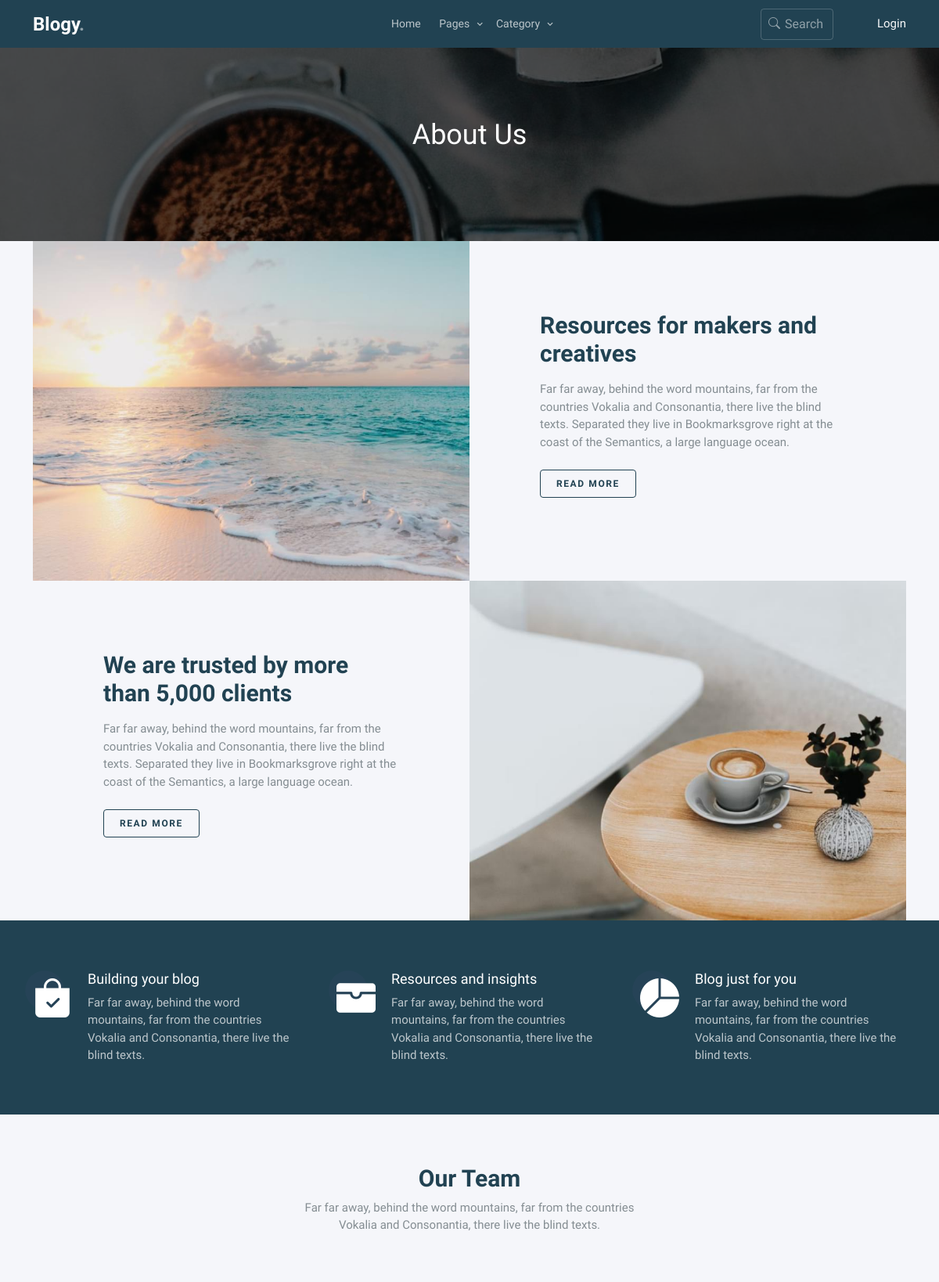
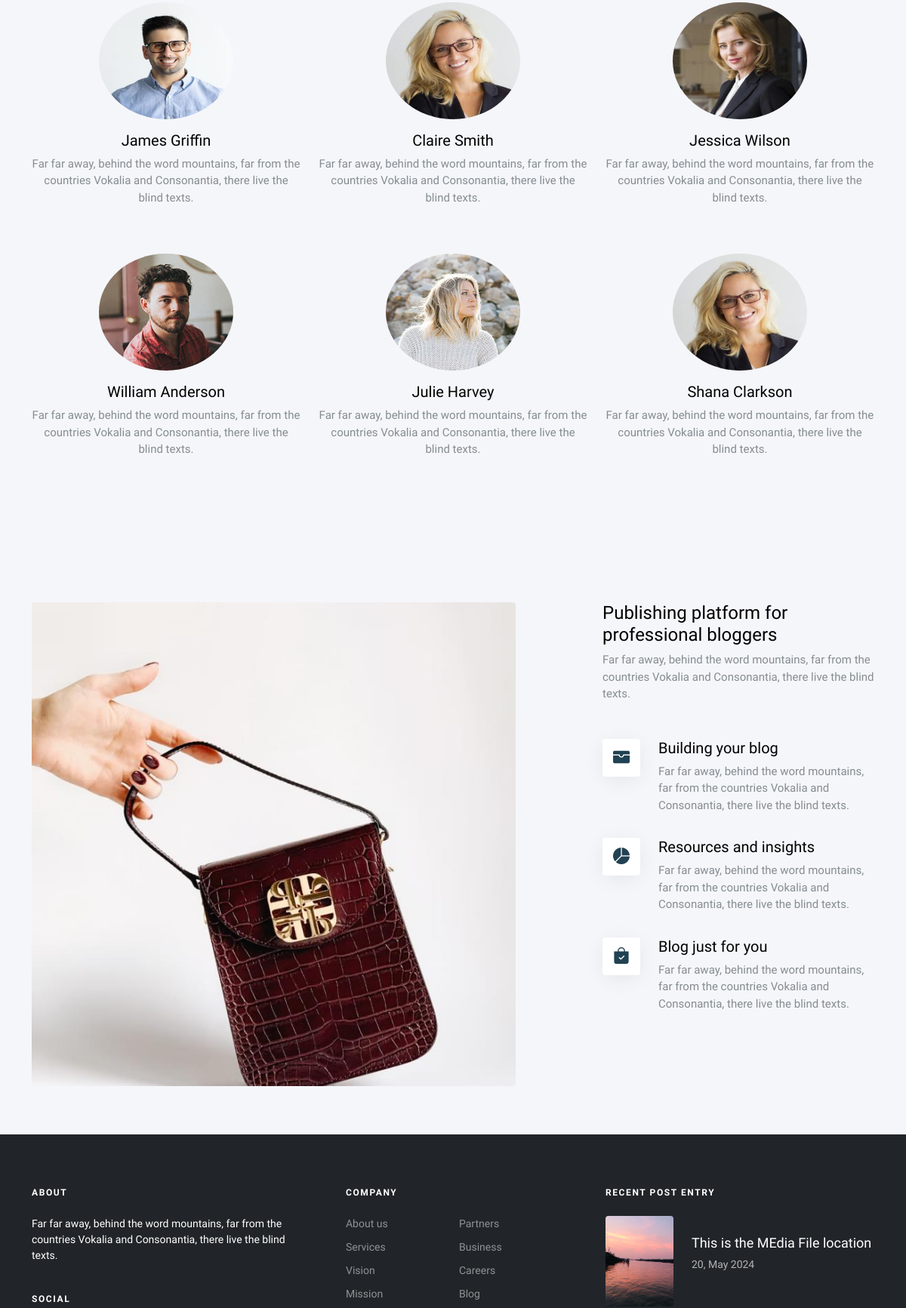
Page /about-us (upper part) on the committed database (2 pictures, top to bottom).
### app/models.py (models this page shows, shortened)
class post(models.Model):
    STATUS = (
        ('0','Draft'),
        ('1','Publish'),
    )
    title = models.CharField(max_length=2000)
    author = models.ForeignKey(CustomUser,on_delete=models.SET_NULL, null=True)
    category = models.ForeignKey(Category, on_delete=models.SET_NULL, null=True)
    cover = models.ImageField(upload_to='post_covers/',blank=True, null=True, default='post_covers/default.png')
    tags = models.ManyToManyField(Tag)
    status = models.CharField(choices=STATUS,max_length=100)
    details = RichTextField(null=True, blank=True)
    visits = models.IntegerField(default=0)  # Track the number of visits
    updated = models.DateTimeField(auto_now=True)
    created = models.DateTimeField(auto_now_add=True)
    class Meta:
        ordering = ['-created', '-updated']

### app/views.py (the view)
# urls.py: path('about-us',aboutUs,name="about-us"),
def aboutUs(request):
    posts = post.objects.filter(status='1')
    context = {
        'posts':posts,
    }
    return render(request,'about.html',context)

### app/templates/about.html (shortened to what this page needs)
{% load static %}
<!doctype html>
<html lang="en">
	<head>
		<link rel="stylesheet" href="{% static "fonts/icomoon/style.css" %}">
		<link rel="stylesheet" href="{% static "fonts/flaticon/font/flaticon.css" %}">
		<link rel="stylesheet" href="https://cdn.jsdelivr.net/npm/bootstrap-icons@1.8.1/font/bootstrap-icons.css">
		<link rel="stylesheet" href="https://cdn.jsdelivr.net/npm/bootstrap-icons@1.11.3/font/bootstrap-icons.min.css">
		<link rel="stylesheet" href="{% static "css/tiny-slider.css" %}">
		<link rel="stylesheet" href="{% static "css/aos.css" %}">
		<link rel="stylesheet" href="{% static "css/glightbox.min.css" %}">
		<link rel="stylesheet" href="{% static "css/style.css" %}">
		<link rel="stylesheet" href="{% static "css/flatpickr.min.css" %}">
	</head>
<body>
	{% include "nav.html" %}
	<div class="site-cover site-cover-sm same-height overlay single-page" style="background-image: url('{% static "images/hero_5.jpg" %}');">
		<div class="container">
			<div class="row same-height justify-content-center">
				<div class="col-md-6">
					<div class="post-entry text-center">
						<h1 class="mb-4">About Us</h1>
					</div>
				</div>
			</div>
		</div>
	</div>
	<div class="section sec-halfs py-0">
		<div class="container">
			<div class="half-content d-lg-flex align-items-stretch">
				<div class="img" style="background-image: url('{% static "images/hero_1.jpg" %}')" data-aos="fade-in" data-aos-delay="100">
				</div>
				<div class="text">
					<h2 class="heading text-primary mb-3">Resources for makers and creatives</h2>
					<p class="mb-4">Far far away, behind the word mountains, far from the countries Vokalia and Consonantia, there live the blind texts. Separated they live in Bookmarksgrove right at the coast of the Semantics, a large language ocean.</p>
					<p><a href="#" class="btn btn-outline-primary py-2">Read more</a></p>
				</div>
			</div>
			<div class="half-content d-lg-flex align-items-stretch">
				<div class="img order-md-2" style="background-image: url('{% static "images/hero_2.jpg" %}')" data-aos="fade-in">
				</div>
				<div class="text">
					<h2 class="heading text-primary mb-3">We are trusted by more than 5,000 clients</h2>
					<p class="mb-4">Far far away, behind the word mountains, far from the countries Vokalia and Consonantia, there live the blind texts. Separated they live in Bookmarksgrove right at the coast of the Semantics, a large language ocean.</p>
					<p><a href="#" class="btn btn-outline-primary py-2">Read more</a></p>
				</div>
			</div>
		</div>
	</div>
	<div class="section sec-features">
		<div class="container">
			<div class="row g-5">
				<div class="col-12 col-sm-6 col-md-6 col-lg-4" data-aos="fade-up" data-aos-delay="0">
					<div class="feature d-flex">
						<span class="bi-bag-check-fill"></span>
						<div>
							<h3>Building your blog</h3>
							<p>Far far away, behind the word mountains, far from the countries Vokalia and Consonantia, there live the blind texts. </p>
						</div>
					</div>
				</div>
				<div class="col-12 col-sm-6 col-md-6 col-lg-4" data-aos="fade-up" data-aos-delay="100">
					<div class="feature d-flex">
						<span class="bi-wallet-fill"></span>
						<div>
							<h3>Resources and insights</h3>
							<p>Far far away, behind the word mountains, far from the countries Vokalia and Consonantia, there live the blind texts. </p>
						</div>
					</div>
				</div>
				<div class="col-12 col-sm-6 col-md-6 col-lg-4" data-aos="fade-up" data-aos-delay="200">
					<div class="feature d-flex">
						<span class="bi-pie-chart-fill"></span>
						<div>
							<h3>Blog just for you</h3>
							<p>Far far away, behind the word mountains, far from the countries Vokalia and Consonantia, there live the blind texts. </p>
						</div>
					</div>
				</div>
			</div>
		</div>
	</div>
	<div class="section">
		<div class="container">
			<div class="row mb-5">
				<div class="col-lg-5 mx-auto text-center" data-aos="fade-up">
					<h2 class="heading text-primary">Our Team</h2>
					<p>Far far away, behind the word mountains, far from the countries Vokalia and Consonantia, there live the blind texts. </p>
				</div>
			</div>
			<div class="row">
				<div class="col-lg-4 mb-4 text-center" data-aos="fade-up" data-aos-delay="0">
					<img src="{% static "images/person_1.jpg" %}" alt="Image" class="img-fluid w-50 h-50 rounded-circle mb-3">
					<h5 class="text-black">James Griffin</h5>
					<p>Far far away, behind the word mountains, far from the countries Vokalia and Consonantia, there live the blind texts. </p>
				</div>
				<div class="col-lg-4 mb-4 text-center" data-aos="fade-up" data-aos-delay="100">
					<img src="{% static "images/person_2.jpg" %}" alt="Image" class="img-fluid w-50 h-50 rounded-circle mb-3">
					<h5 class="text-black">Claire Smith</h5>
					<p>Far far away, behind the word mountains, far from the countries Vokalia and Consonantia, there live the blind texts. </p>
				</div>
				<div class="col-lg-4 mb-4 text-center" data-aos="fade-up" data-aos-delay="200">
					<img src="{% static "images/person_3.jpg" %}" alt="Image" class="img-fluid w-50 h-50 rounded-circle mb-3">
					<h5 class="text-black">Jessica Wilson</h5>
					<p>Far far away, behind the word mountains, far from the countries Vokalia and Consonantia, there live the blind texts. </p>
				</div>
				<div class="col-lg-4 mb-4 text-center" data-aos="fade-up" data-aos-delay="0">
					<img src="{% static "images/person_4.jpg" %}" alt="Image" class="img-fluid w-50 h-50 rounded-circle mb-3">
					<h5 class="text-black">William Anderson</h5>
					<p>Far far away, behind the word mountains, far from the countries Vokalia and Consonantia, there live the blind texts. </p>
				</div>
				<div class="col-lg-4 mb-4 text-center" data-aos="fade-up" data-aos-delay="100">
					<img src="{% static "images/person_5.jpg" %}" alt="Image" class="img-fluid w-50 h-50 rounded-circle mb-3">
					<h5 class="text-black">Julie Harvey</h5>
					<p>Far far away, behind the word mountains, far from the countries Vokalia and Consonantia, there live the blind texts. </p>
				</div>
				<div class="col-lg-4 mb-4 text-center" data-aos="fade-up" data-aos-delay="200">
					<img src="{% static "images/person_2.jpg" %}" alt="Image" class="img-fluid w-50 h-50 rounded-circle mb-3">
					<h5 class="text-black">Shana Clarkson</h5>
					<p>Far far away, behind the word mountains, far from the countries Vokalia and Consonantia, there live the blind texts. </p>
				</div>
			</div>
		</div>
	</div>
	<div class="section">
		<div class="container">
			<div class="row justify-content-between">
				<div class="col-lg-7 mb-4 mb-lg-0">
					<img src="{% static "images/img_7_sq.jpg" %}" alt="Image" class="img-fluid rounded
					">
				</div>
				<div class="col-lg-4 ps-lg-2">
					<div class="mb-5">
						<h2 class="text-black h4">Publishing platform for professional bloggers</h2>
						<p>Far far away, behind the word mountains, far from the countries Vokalia and Consonantia, there live the blind texts.</p>
					</div>
					<div class="d-flex mb-3 service-alt">
						<div>
							<span class="bi-wallet-fill me-4"></span>
						</div>
						<div>
							<h3>Building your blog</h3>
							<p>Far far away, behind the word mountains, far from the countries Vokalia and Consonantia, there live the blind texts.</p>
						</div>
					</div>
					<div class="d-flex mb-3 service-alt">
						<div>
							<span class="bi-pie-chart-fill me-4"></span>
						</div>
						<div>
							<h3>Resources and insights</h3>
							<p>Far far away, behind the word mountains, far from the countries Vokalia and Consonantia, there live the blind texts.</p>
						</div>
					</div>
					<div class="d-flex mb-3 service-alt">
						<div>
							<span class="bi-bag-check-fill me-4"></span>
						</div>
						<div>
							<h3>Blog just for you</h3>
							<p>Far far away, behind the word mountains, far from the countries Vokalia and Consonantia, there live the blind texts.</p>
						</div>
					</div>
				</div>
			</div>
		</div>
	</div>
	{% include "footer.html" %}
  </body>
  </html>

### app/templates/footer.html (shortened to what this page needs)
{% block footer %}
<footer class="site-footer bg-dark">
    <div class="container">
        <div class="row">
            <div class="col-lg-4">
                <div class="widget">
                    <h3 class="mb-4">About</h3>
                    <p>Far far away, behind the word mountains, far from the countries Vokalia and Consonantia, there live the blind texts.</p>
                </div>
                <div class="widget">
                    <h3>Social</h3>
                </div>
            </div>
            <div class="col-lg-4 ps-lg-5">
                <div class="widget">
                    <h3 class="mb-4">Company</h3>
                    <ul class="list-unstyled float-start links">
                        <li><a href="#">About us</a></li>
                        <li><a href="#">Services</a></li>
                        <li><a href="#">Vision</a></li>
                        <li><a href="#">Mission</a></li>
                    </ul>
                    <ul class="list-unstyled float-start links">
                        <li><a href="#">Partners</a></li>
                        <li><a href="{% url "category" %}?q=business">Business</a></li>
                        <li><a href="#">Careers</a></li>
                        <li><a href="{% url "blogs" %}">Blog</a></li>
                    </ul>
                </div>
            </div>
            <div class="col-lg-4">
                <div class="widget">
                    <h3 class="mb-4">Recent Post Entry</h3>
                    <div class="post-entry-footer">
                        <ul>
                            {% for post in posts|slice:3 %}
                            <li>
                                <a href="">
                                    <img src="{{post.cover.url}}" alt="Image placeholder" class="me-4 rounded">
                                    <div class="text">
                                        <h4>{{post.title}}</h4>
                                        <div class="post-meta">
                                            <span class="mr-2">{{post.created | date:'d, F Y'}}</span>
                                        </div>
                                    </div>
                                </a>
                            </li>
                            {% endfor %}
                        </ul>
                    </div>
                </div>
            </div>
        </div>
                {% now 'Y' as current_year %}
    </div>
</footer>
{% endblock footer %}

### rows in the picture
post: cover (picture), title "This is the MEdia File location", created "20, May 2024"
